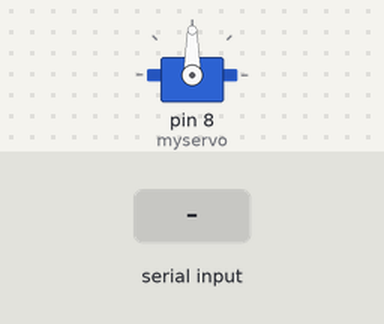
A sketch run on a simulated Arduino Uno, built with avr-gcc and run on an emulated ATmega328P. On the bench: servo. The inputs (shaded band) are chosen by the test bench.

Above: at 2.5 s.
2.6 s: "g" received over Serial
At 3.06 s:
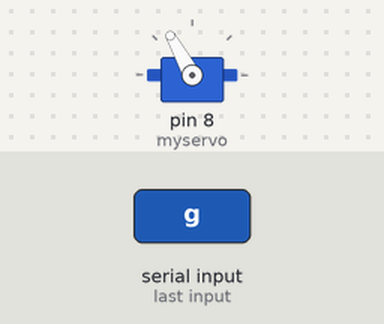
At 4.6 s:
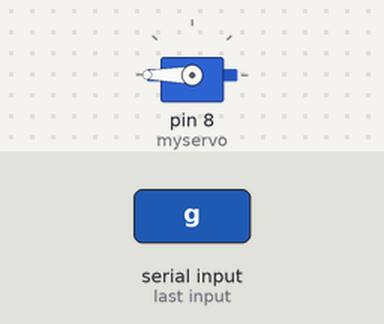
5.6 s: "j" received over Serial
At 5.75 s:
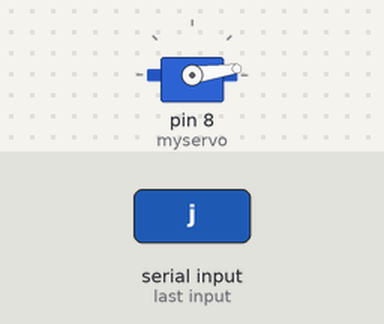
Timing chart, 0 to 8.6 s (numbered marks = the images above; inputs shaded):
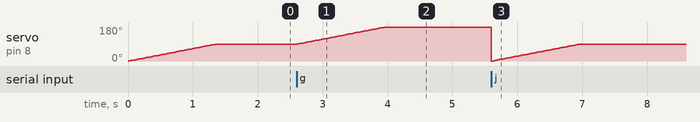

The sketch:

servo.ino
```cpp
#include <Servo.h>
Servo myservo;  // create servo object to control a servo
int pos = 0;    // variable to store the servo position
int analogpin = 8;
char userInput;

int inputPin = 2;               // choose the input pin (for PIR sensor)
int pirState = LOW;             // we start, assuming no motion detected
int val = 0;

void setup() {
  Serial.begin(9600);
  myservo.attach(8);
  for (pos = 0; pos <= 90; pos += 1) { // goes from 0 degrees to 90 degrees
      // in steps of 1 degree
      myservo.write(pos);              // tell servo to go to position in variable 'pos'
      delay(15);                       // waits 15ms for the servo to reach the position
    }
    pinMode(inputPin, INPUT);
}

void loop() {
  if(Serial.available() > 0) {
    userInput = Serial.read();
    if(userInput == 'g') {
      for (pos = 90; pos <= 180; pos += 1) { // goes from 90 degrees to 180 degrees
    // in steps of 1 degree
    myservo.write(pos);              // tell servo to go to position in variable 'pos'
    delay(15);                       // waits 15ms for the servo to reach the position
  }
    }
    if(userInput == 'h') {
     for (pos = 180; pos >= 90; pos -= 1) { // goes from 180 degrees to 90 degrees
    myservo.write(pos);              // tell servo to go to position in variable 'pos'
    delay(15);                       // waits 15ms for the servo to reach the position
  }
    }
    if(userInput == 'i') {
      for (pos = 90; pos >= 0; pos -= 1) {
    // in steps of 1 degree
    myservo.write(pos);
    delay(15);
  }
    }
    if(userInput == 'j') {
     for (pos = 0; pos <= 90; pos += 1) {
    myservo.write(pos);
    delay(15);
  }
    }


    if(userInput == 'a') {
      val = digitalRead(inputPin);  // read input value
      if (val == HIGH) {            // check if the input is HIGH
         if (pirState == LOW) {
        // we have just turned on
        Serial.println("Motion detected!");
        // We only want to print on the output change, not state
        pirState = HIGH;
        }
      } else {
        if (pirState == HIGH){
          // we have just turned of
          Serial.println("Motion ended!");
          // We only want to print on the output change, not state
          pirState = LOW;
        }
      }
    }
  }
}
```

Measured:
- after the input at 2.6 s, servo on pin 8 (myservo): moves from 90° to 180° over 1.3 s, starting at once
